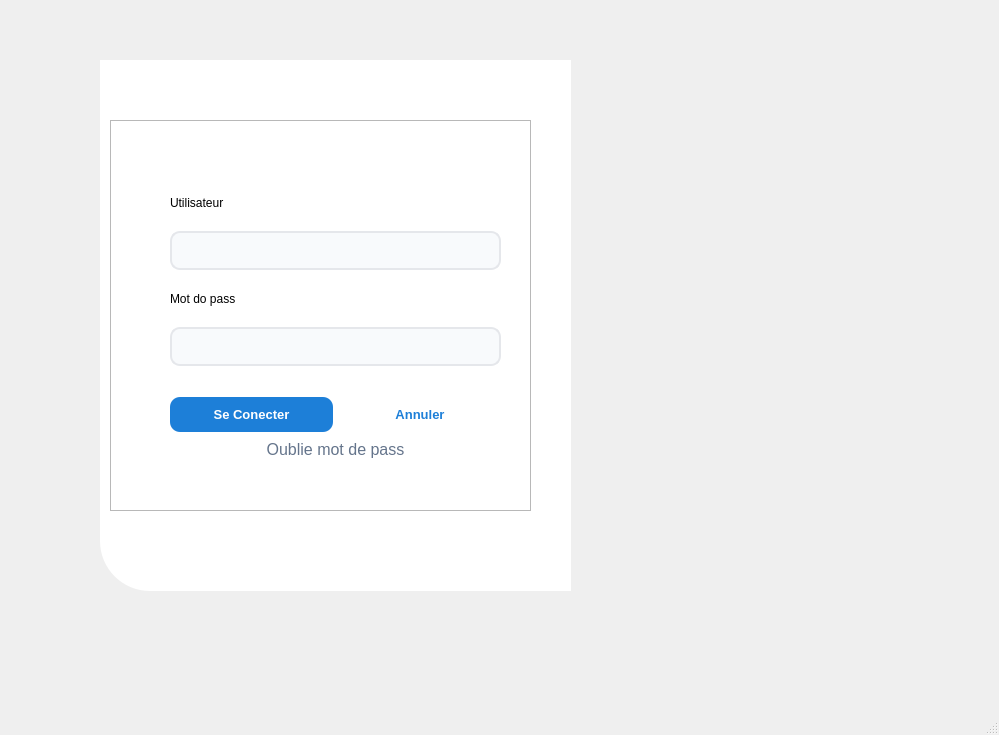
<?xml version="1.0" encoding="UTF-8"?>
<ui version="4.0">
 <class>MainWindow</class>
 <widget class="QMainWindow" name="MainWindow">
  <property name="geometry">
   <rect>
    <x>0</x>
    <y>0</y>
    <width>999</width>
    <height>735</height>
   </rect>
  </property>
  <property name="acceptDrops">
   <bool>false</bool>
  </property>
  <property name="windowTitle">
   <string>MainWindow</string>
  </property>
  <property name="locale">
   <locale language="English" country="UnitedKingdom"/>
  </property>
  <widget class="QWidget" name="centralwidget">
   <widget class="QFrame" name="frame">
    <property name="geometry">
     <rect>
      <x>410</x>
      <y>60</y>
      <width>401</width>
      <height>531</height>
     </rect>
    </property>
    <property name="styleSheet">
     <string notr="true">/* Apply this ONLY to the Frame sitting on top */
QFrame {
    background-color: qlineargradient(spread:pad, x1:0, y1:0, x2:1, y2:0, 
        stop:0 rgba(255,255, 255, 255),  
        stop:1 rgba(0, 0, 0, 0), 
        stop:1 rgba(0, 0, 0, 0)
    );
    border-radius: 10px;
}</string>
    </property>
    <property name="frameShape">
     <enum>QFrame::StyledPanel</enum>
    </property>
    <property name="frameShadow">
     <enum>QFrame::Raised</enum>
    </property>
   </widget>
   <widget class="QLabel" name="label_3">
    <property name="geometry">
     <rect>
      <x>410</x>
      <y>60</y>
      <width>401</width>
      <height>531</height>
     </rect>
    </property>
    <property name="styleSheet">
     <string notr="true">QLabel {
	/*border-image: url(:/images/C:/Users/Abdelfatah/Pictures/backgrounds/wallpaperflare.com_wallpaper (8).jpg);*/
    /* Fixed path: Removed the colon and added quotes */
    border-image: url(&quot;login_img.jpg&quot;);
    
    /* Ensures the image fills the widget entirely */
    background-position: center;
    background-repeat: no-repeat;
    
    /* This is the secret to getting rid of those side-bars */
    background-origin: content;
    background-clip: border;
    
    border-radius: 10px;
}</string>
    </property>
    <property name="text">
     <string/>
    </property>
   </widget>
   <widget class="QLabel" name="label_4">
    <property name="geometry">
     <rect>
      <x>100</x>
      <y>60</y>
      <width>471</width>
      <height>531</height>
     </rect>
    </property>
    <property name="styleSheet">
     <string notr="true">background-color: rgb(255, 255, 255);
border-bottom-left-radius: 50px</string>
    </property>
    <property name="text">
     <string/>
    </property>
   </widget>
   <widget class="QFrame" name="frame_2">
    <property name="geometry">
     <rect>
      <x>110</x>
      <y>120</y>
      <width>421</width>
      <height>391</height>
     </rect>
    </property>
    <property name="frameShape">
     <enum>QFrame::StyledPanel</enum>
    </property>
    <property name="frameShadow">
     <enum>QFrame::Raised</enum>
    </property>
    <widget class="QWidget" name="gridLayoutWidget">
     <property name="geometry">
      <rect>
       <x>60</x>
       <y>60</y>
       <width>331</width>
       <height>281</height>
      </rect>
     </property>
     <layout class="QGridLayout" name="gridLayout">
      <property name="sizeConstraint">
       <enum>QLayout::SetMinimumSize</enum>
      </property>
      <property name="spacing">
       <number>6</number>
      </property>
      <item row="2" column="0">
       <widget class="QLineEdit" name="lineEdit_2">
        <property name="styleSheet">
         <string notr="true">QLineEdit {
    background-color: #f8fafc;
    border: 2px solid #E5E7EB; /* Soft gray instead of transparent for better visibility */
    border-radius: 10px;
    color: #0d0c22;
    font-size: 16px;
    height: 35px;
    /* Extra left padding to make room for an icon */
    padding-left: 10px; 
    padding-right: 0px;
}

QLineEdit:hover {
    border-color: #818cf8;
    background-color: #ffffff;
}

QLineEdit:focus {
    border-color: #818cf8;
    background-color: #ffffff;
    /* Qt doesn't support spread/blur shadows, so we use a solid highlight */
    border: 2px solid #818cf8;
}

/* Placeholder color is handled specially in QSS */
QLineEdit {
    qproperty-placeholderText: &quot;Utilisateur&quot;;
}

</string>
        </property>
       </widget>
      </item>
      <item row="5" column="0">
       <widget class="QLineEdit" name="lineEdit">
        <property name="styleSheet">
         <string notr="true">QLineEdit {
    background-color: #f8fafc;
    border: 2px solid #E5E7EB; /* Soft gray instead of transparent for better visibility */
    border-radius: 10px;
    color: #0d0c22;
    font-size: 16px;
    height: 35px;
    /* Extra left padding to make room for an icon */
    padding-left: 10px; 
    padding-right: 0px;
}

QLineEdit:hover {
    border-color: #818cf8;
    background-color: #ffffff;
}

QLineEdit:focus {
    border-color: #818cf8;
    background-color: #ffffff;
    /* Qt doesn't support spread/blur shadows, so we use a solid highlight */
    border: 2px solid #818cf8;
}

/* Placeholder color is handled specially in QSS */
QLineEdit {
    qproperty-placeholderText: &quot;Mot de pass&quot;;
}

</string>
        </property>
       </widget>
      </item>
      <item row="7" column="0">
       <spacer name="spacer">
        <property name="orientation">
         <enum>Qt::Vertical</enum>
        </property>
        <property name="sizeType">
         <enum>QSizePolicy::Fixed</enum>
        </property>
        <property name="sizeHint" stdset="0">
         <size>
          <width>20</width>
          <height>25</height>
         </size>
        </property>
       </spacer>
      </item>
      <item row="1" column="0">
       <widget class="QLabel" name="label">
        <property name="text">
         <string>Utilisateur</string>
        </property>
       </widget>
      </item>
      <item row="9" column="0">
       <layout class="QGridLayout" name="gridLayout_2" columnstretch="1,1">
        <item row="0" column="1">
         <widget class="QPushButton" name="pushButton_2">
          <property name="styleSheet">
           <string notr="true">QPushButton {
    background-color: transparent;
    border: 0px solid #000000;
    border-radius: 10px;
    color: #1D7FD8;
    font-weight: bold;
    font-size: 13px;
    /* letter-spacing is simulated with spaces in the button text */
    padding: 10px 0px;
    text-transform: uppercase;
}

QPushButton:hover {
    /* We create a hard-stop gradient that looks like a solid fill */
    background-color: #2c9caf;
    color: #ffffff;
    border: 2px solid #70bdca;
}

QPushButton:pressed {
    background-color: #268391;
	color: #ffffff;
    border-color: #268391;
}</string>
          </property>
          <property name="text">
           <string>Annuler</string>
          </property>
         </widget>
        </item>
        <item row="0" column="0">
         <widget class="QPushButton" name="pushButton">
          <property name="styleSheet">
           <string notr="true">QPushButton {
    background-color: #1D7FD8;
    border: 0px solid #000000;
    border-radius: 10px;
    color: #ffffff;
    font-weight: bold;
    font-size: 13px;
    /* letter-spacing is simulated with spaces in the button text */
    padding: 10px 0px;
    text-transform: uppercase;
}

QPushButton:hover {
    /* We create a hard-stop gradient that looks like a solid fill */
    background-color: #1769B4;
    color: #FFFFFF;
    border: 2px solid #70bdca;
}

QPushButton:pressed {
    background-color: #0E5891;
	color: #ffffff;
    border-color: #268391;
}</string>
          </property>
          <property name="text">
           <string>Se Conecter</string>
          </property>
         </widget>
        </item>
       </layout>
      </item>
      <item row="10" column="0">
       <widget class="QPushButton" name="pushButton_3">
        <property name="styleSheet">
         <string notr="true">QPushButton {
    background-color: transparent;
    border: none;
    border-radius: 4px;
    /* Use a standard icon color */
    color: #64748b; 
    font-size: 16px;
    padding: 2px;
}

QPushButton:hover {
    background-color: #f1f5f9;
    color: #1e293b;
}

/* Use the :checked state if you make the button 'Checkable' in Designer */
QPushButton:checked {
    color: #3b82f6; /* Blue color when password is visible */
}

QPushButton:pressed {
    background-color: #e2e8f0;
}</string>
        </property>
        <property name="text">
         <string>Oublie mot de pass</string>
        </property>
       </widget>
      </item>
      <item row="4" column="0">
       <widget class="QLabel" name="label_2">
        <property name="text">
         <string>Mot do pass</string>
        </property>
       </widget>
      </item>
     </layout>
     <zorder>label</zorder>
     <zorder>pushButton_3</zorder>
     <zorder>label_2</zorder>
     <zorder>spacer</zorder>
     <zorder>lineEdit_2</zorder>
     <zorder>lineEdit</zorder>
    </widget>
   </widget>
   <zorder>label_4</zorder>
   <zorder>label_3</zorder>
   <zorder>frame</zorder>
   <zorder>frame_2</zorder>
  </widget>
  <widget class="QMenuBar" name="menubar">
   <property name="geometry">
    <rect>
     <x>0</x>
     <y>0</y>
     <width>999</width>
     <height>21</height>
    </rect>
   </property>
  </widget>
  <widget class="QStatusBar" name="statusbar"/>
 </widget>
 <resources>
  <include location="res.qrc"/>
 </resources>
 <connections/>
</ui>
